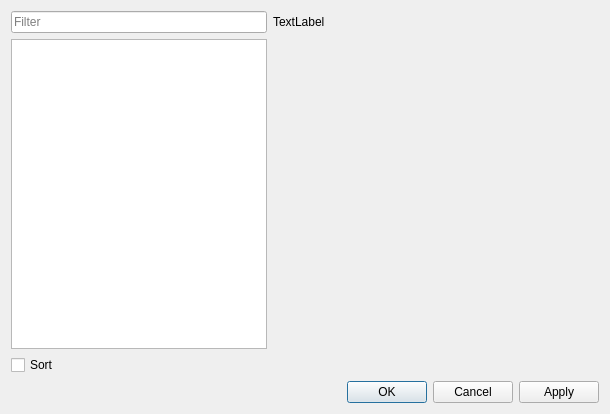
<?xml version="1.0" encoding="UTF-8"?>
<ui version="4.0">
 <class>SettingsDialog</class>
 <widget class="QDialog" name="SettingsDialog">
  <property name="geometry">
   <rect>
    <x>0</x>
    <y>0</y>
    <width>610</width>
    <height>414</height>
   </rect>
  </property>
  <property name="windowTitle">
   <string>Dialog</string>
  </property>
  <layout class="QGridLayout" name="gridLayout" columnstretch="0,1">
   <item row="0" column="1">
    <widget class="QLabel" name="lblPath">
     <property name="styleSheet">
      <string notr="true">font: 700 12pt &quot;Segoe UI&quot;;</string>
     </property>
     <property name="text">
      <string>TextLabel</string>
     </property>
    </widget>
   </item>
   <item row="1" column="0">
    <widget class="QListWidget" name="listCat"/>
   </item>
   <item row="3" column="0" colspan="2">
    <layout class="QHBoxLayout" name="horizontalLayout">
     <property name="topMargin">
      <number>0</number>
     </property>
     <item>
      <spacer name="horizontalSpacer">
       <property name="orientation">
        <enum>Qt::Horizontal</enum>
       </property>
       <property name="sizeHint" stdset="0">
        <size>
         <width>40</width>
         <height>20</height>
        </size>
       </property>
      </spacer>
     </item>
     <item>
      <widget class="QPushButton" name="btnOk">
       <property name="text">
        <string>OK</string>
       </property>
      </widget>
     </item>
     <item>
      <widget class="QPushButton" name="btnCancel">
       <property name="text">
        <string>Cancel</string>
       </property>
      </widget>
     </item>
     <item>
      <widget class="QPushButton" name="btnApply">
       <property name="text">
        <string>Apply</string>
       </property>
      </widget>
     </item>
    </layout>
   </item>
   <item row="2" column="0">
    <widget class="QCheckBox" name="chbSortCat">
     <property name="text">
      <string>Sort</string>
     </property>
    </widget>
   </item>
   <item row="0" column="0">
    <widget class="QLineEdit" name="edtFilter">
     <property name="inputMask">
      <string/>
     </property>
     <property name="placeholderText">
      <string>Filter</string>
     </property>
    </widget>
   </item>
  </layout>
 </widget>
 <resources/>
 <connections/>
</ui>
